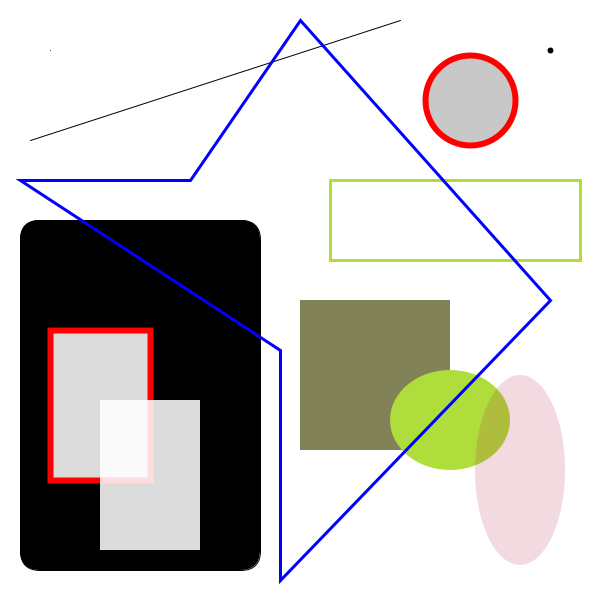
Frame 1 (no input)
Frame 60 (the mouse pressed at the canvas centre just before this capture): identical to frame 1, image omitted
Frame 120 (the mouse held since frame 60 and released just before this capture): identical to frame 1, image omitted

The Processing sketch that drew this single still picture (run headless with seeded random() and noise(); from frame 60 on, the mouse is pressed at the canvas centre):

// Processing sketch: dibujo
// ── dibujo.pde
void setup(){
  size(600,600); //Tamaño de ventana
  smooth(); //Suavizamiento de pixeles
}
  
void draw(){  

  background(255);
  stroke(0); // trazo de color. De 0 al 255 (gama de grises)
  strokeWeight(1);
  point(50,50); //Punto
  line(30, 140, 400, 20); //Línea

  fill(0); //Relleno de la forma. De 0 al 255 (gama de grises)
  rect(20,220, 240,350, 20); //Rectángulo con esquinas redondeadas (último parámetro)

  strokeWeight(6); // Grosor de línea 3
  point(550,50);

  stroke(255,0,0); // Línea de color RGB. Cada uno de los tres parámetros del color RGB van de 0 a 255
  fill(200); // relleno de gris
  ellipse(470,100,90,90); //Elipse

  fill(255, 220); //Blanco con opacidad 220
  rect(50, 330, 100, 150);

  noStroke(); // Dibujar sin línea
  rect(100, 400, 100, 150);

  fill(129, 130, 87); // Relleno de color RGB. Cada uno de los tres parámetros del color RGB van de 0 a 255
  rect(300,300, 150,150);

  noFill(); //Para dibujar formas no rellenas
  strokeWeight(3);
  stroke(174, 221, 60);  // Color de la línea
  rect(330, 180, 250, 80);  

  noStroke();  // Dibujar sin línea
  fill(174, 221, 60);  // Color del relleno
  ellipse(450, 420, 120, 100);

  fill(174, 20, 60, 40); // Los 3 primeros parámetros son el RGB. El cuarto parámetro del color es la opacidad
  ellipse(520, 470, 90, 190);

  noFill();
  stroke(0, 0, 255); 

  beginShape(); //Se dibuja una forma uniendo los vértices
  vertex(280, 580);
  vertex(280, 350);
  vertex(20, 180);
  vertex(190, 180);
  vertex(300, 20);
  vertex(550, 300);
  endShape(CLOSE);    //Se finaliza el dibujo cerrando el polígono

  //println(mouseX, mouseY);
}
